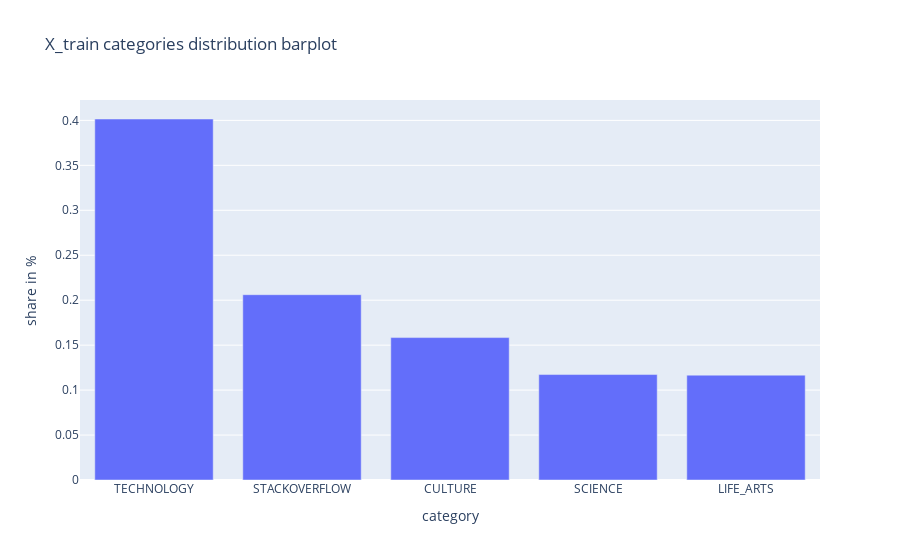

Source (notebook cell):
### Markdown cell above
### 2.3. Categories distribution

### Code cell
analysis.categories_distribution(X_train['category'], 'X_train categories distribution barplot')

### Figure 1 — Plotly figure (JSON) as saved in the notebook; plotly's stock layout.template omitted (floating-point values rounded to 4 significant figures)
{"data": [{"alignmentgroup": "True", "hoverlabel": {"namelength": 0}, "hovertemplate": "category=%{x}<br>share in %=%{y}", "legendgroup": "", "marker": {"color": "#636efa"}, "name": "", "offsetgroup": "", "orientation": "v", "showlegend": false, "textposition": "auto", "type": "bar", "x": ["TECHNOLOGY", "STACKOVERFLOW", "CULTURE", "SCIENCE", "LIFE_ARTS"], "xaxis": "x", "y": [0.4015, 0.2061, 0.1584, 0.1173, 0.1166], "yaxis": "y"}], "layout": {"barmode": "relative", "legend": {"tracegroupgap": 0}, "title": {"text": "X_train categories distribution barplot"}, "xaxis": {"anchor": "y", "domain": [0, 1], "title": {"text": "category"}}, "yaxis": {"anchor": "x", "domain": [0, 1], "title": {"text": "share in %"}}}}
